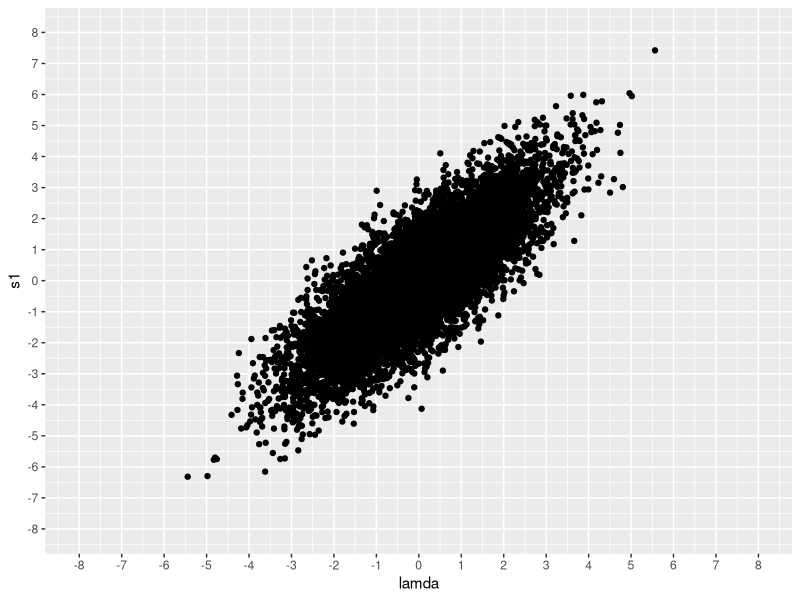

Reproduce this figure in R.
#plotting s1 VS s2 when s1>4
#dashed red line represents all the points that replicated out of the ones that should've replicated
library(tidyverse)
library(MASS)
library(ggplot2)
library(dplyr)
library(plyr)
library(reshape2)

#pulling lamda from normal distrubtion 
tempSd<-sqrt(2)
N=10000
sampleSize=10000
lamda <- rnorm(n=N, mean=0, sd=tempSd)
sampleSizeS1=1000
sampleSizeS2=100

results<-matrix(nrow=N, ncol=3)

for(i in 1:N){
  results[i,1] = lamda[i]
  results[i,2] <- rnorm(n=1,mean=lamda[i]*sqrt(sampleSizeS1),sd=1*sqrt(sampleSizeS1))
  results[i,3]<-rnorm(n=1,mean=lamda[i]*sqrt(sampleSizeS2),sd=1*sqrt(sampleSizeS2))
}

results.data=as.data.frame(results)
colnames(results.data)=c("lamda", "s1", "s2")

#modelling distrbutions

#covariance between s1 and s2 
#now we will plot the multivaribale disturbtion with s1 and s2 assuming known variance and covariances
#covariance matrix 
#[vs1, cs2s2]
#[cs2s2, vs2]
cov_matrix=matrix(data=NA, nrow=2, ncol=2)
cov_matrix[1,1]=3*sampleSizeS1
cov_matrix[1,2]=2*sqrt(sampleSizeS1*sampleSizeS2)
cov_matrix[2,1]=2*sqrt(sampleSizeS1*sampleSizeS2)
cov_matrix[2,2]=3*sampleSizeS2

mean_matrix=matrix(data=NA, nrow=2, ncol=1)
mean_matrix[1,1]=0
mean_matrix[2,1]=0

s1_s2_distribution<-mvrnorm(n=10000, mu=mean_matrix, Sigma = cov_matrix)
dis_frame=as.data.frame(s1_s2_distribution)
colnames(dis_frame)=c("s1", "s2")
mvnrom_plot_ss<-ggplot(data=dis_frame, mapping = aes(x=s1, y=s2))+geom_point()
#ggsave(filename="s1_s2_mvnrom.jpg")

#plotting s1 vs s2 by sampling and not assuming a distrubtion 
s1VSs2<-ggplot(data = filter(results.data), mapping = aes(x = s1, y = s2)) +
  geom_point()

#ggsave(filename="s1_s2_sampling.jpg")

#now we will plot the multivaribale disturbtion with lamda and s1
cov_matrix2=matrix(data=NA, nrow=2, ncol=2)
cov_matrix2[1,1]=2
cov_matrix2[1,2]=2
cov_matrix2[2,1]=2
cov_matrix2[2,2]=3

mean_matrix2=matrix(data=NA, nrow=2, ncol=1)
mean_matrix2[1,1]=0
mean_matrix2[2,1]=0

s1_lamda_distribution<-mvrnorm(n=10000, mu=mean_matrix2, Sigma = cov_matrix2)
dis_frame2=as.data.frame(s1_lamda_distribution)
colnames(dis_frame2)=c("lamda", "s1")

mvnrom_plot_ss<-ggplot(data=dis_frame2, mapping = aes(x=lamda, y=s1))+geom_point()+
  scale_y_continuous(breaks=seq(-8, 8, 1), limits=c(-8,8))+scale_x_continuous(breaks=seq(-8, 8, 1), limits=c(-8, 8))
ggsave(filename="s1_lamda_mvnrom.jpg")


#predictions 
#bivirate probabilities / condtional 
var_g=2
sd_g_lamda=sqrt(var_g)
sd_g_s=sqrt(1+var_g)
s1=5.2
cor_lam_S=(var_g)/(sd_g_lamda*sd_g_s)

#correction for winners curse
lamda_pred<-rnorm(n=1000, mean=(var_g*s1)/(1+var_g), sd=sqrt(var_g/(1+var_g)))
#tempMean=(sd_g_lamda/sd_g_s)*(cor_lam_S*s1)
#real mean? 
#mean(subset(results.data, s1>5.2)$lamda)
#mean(results.data$lamda[results.data$s1>5.2])

s2_pred<-rnorm(n=1, mean=(var_g*s1)/(1+var_g), sd=sqrt((1+var_g)^2-(var_g)^2)/(1+var_g))


